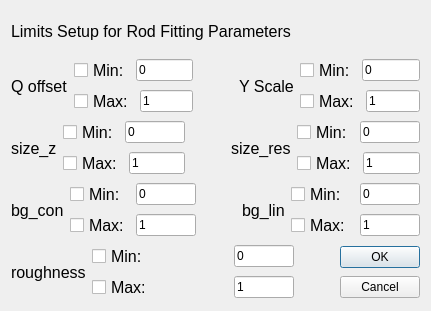
<?xml version="1.0" encoding="UTF-8"?>
<ui version="4.0">
 <class>Dialog</class>
 <widget class="QDialog" name="Dialog">
  <property name="geometry">
   <rect>
    <x>0</x>
    <y>0</y>
    <width>431</width>
    <height>311</height>
   </rect>
  </property>
  <property name="windowTitle">
   <string>Dialog</string>
  </property>
  <layout class="QGridLayout" name="gridLayout">
   <item row="0" column="0">
    <layout class="QVBoxLayout" name="verticalLayout_4">
     <item>
      <widget class="QLabel" name="label">
       <property name="sizePolicy">
        <sizepolicy hsizetype="Expanding" vsizetype="Preferred">
         <horstretch>0</horstretch>
         <verstretch>0</verstretch>
        </sizepolicy>
       </property>
       <property name="maximumSize">
        <size>
         <width>361</width>
         <height>16777215</height>
        </size>
       </property>
       <property name="font">
        <font>
         <pointsize>12</pointsize>
        </font>
       </property>
       <property name="text">
        <string>Limits Setup for Rod Fitting Parameters</string>
       </property>
      </widget>
     </item>
     <item>
      <layout class="QHBoxLayout" name="horizontalLayout_19">
       <item>
        <layout class="QHBoxLayout" name="horizontalLayout_8">
         <item>
          <widget class="QLabel" name="label_2">
           <property name="font">
            <font>
             <pointsize>12</pointsize>
            </font>
           </property>
           <property name="text">
            <string>Q offset</string>
           </property>
          </widget>
         </item>
         <item>
          <layout class="QVBoxLayout" name="verticalLayout">
           <item>
            <layout class="QHBoxLayout" name="horizontalLayout">
             <item>
              <widget class="QCheckBox" name="qoffminCB">
               <property name="font">
                <font>
                 <pointsize>12</pointsize>
                </font>
               </property>
               <property name="text">
                <string>Min:</string>
               </property>
              </widget>
             </item>
             <item>
              <widget class="QLineEdit" name="qoffminLE">
               <property name="maximumSize">
                <size>
                 <width>60</width>
                 <height>16777215</height>
                </size>
               </property>
               <property name="text">
                <string>0</string>
               </property>
              </widget>
             </item>
            </layout>
           </item>
           <item>
            <layout class="QHBoxLayout" name="horizontalLayout_2">
             <item>
              <widget class="QCheckBox" name="qoffmaxCB">
               <property name="font">
                <font>
                 <pointsize>12</pointsize>
                </font>
               </property>
               <property name="text">
                <string>Max:</string>
               </property>
              </widget>
             </item>
             <item>
              <widget class="QLineEdit" name="qoffmaxLE">
               <property name="maximumSize">
                <size>
                 <width>60</width>
                 <height>16777215</height>
                </size>
               </property>
               <property name="text">
                <string>1</string>
               </property>
              </widget>
             </item>
            </layout>
           </item>
          </layout>
         </item>
        </layout>
       </item>
       <item>
        <spacer name="horizontalSpacer">
         <property name="orientation">
          <enum>Qt::Horizontal</enum>
         </property>
         <property name="sizeType">
          <enum>QSizePolicy::Minimum</enum>
         </property>
         <property name="sizeHint" stdset="0">
          <size>
           <width>40</width>
           <height>20</height>
          </size>
         </property>
        </spacer>
       </item>
       <item>
        <layout class="QHBoxLayout" name="horizontalLayout_17">
         <item>
          <widget class="QLabel" name="label_3">
           <property name="font">
            <font>
             <pointsize>12</pointsize>
            </font>
           </property>
           <property name="text">
            <string>Y Scale</string>
           </property>
          </widget>
         </item>
         <item>
          <layout class="QVBoxLayout" name="verticalLayout_2">
           <item>
            <layout class="QHBoxLayout" name="horizontalLayout_4">
             <item>
              <widget class="QCheckBox" name="yscaleminCB">
               <property name="font">
                <font>
                 <pointsize>12</pointsize>
                </font>
               </property>
               <property name="text">
                <string>Min:</string>
               </property>
              </widget>
             </item>
             <item>
              <widget class="QLineEdit" name="yscaleminLE">
               <property name="maximumSize">
                <size>
                 <width>60</width>
                 <height>16777215</height>
                </size>
               </property>
               <property name="text">
                <string>0</string>
               </property>
              </widget>
             </item>
            </layout>
           </item>
           <item>
            <layout class="QHBoxLayout" name="horizontalLayout_5">
             <item>
              <widget class="QCheckBox" name="yscalemaxCB">
               <property name="font">
                <font>
                 <pointsize>12</pointsize>
                </font>
               </property>
               <property name="text">
                <string>Max:</string>
               </property>
              </widget>
             </item>
             <item>
              <widget class="QLineEdit" name="yscalemaxLE">
               <property name="maximumSize">
                <size>
                 <width>60</width>
                 <height>16777215</height>
                </size>
               </property>
               <property name="text">
                <string>1</string>
               </property>
              </widget>
             </item>
            </layout>
           </item>
          </layout>
         </item>
        </layout>
       </item>
      </layout>
     </item>
     <item>
      <layout class="QHBoxLayout" name="horizontalLayout_12">
       <item>
        <layout class="QHBoxLayout" name="horizontalLayout_18">
         <item>
          <widget class="QLabel" name="label_4">
           <property name="font">
            <font>
             <pointsize>12</pointsize>
            </font>
           </property>
           <property name="text">
            <string>size_z</string>
           </property>
          </widget>
         </item>
         <item>
          <layout class="QVBoxLayout" name="verticalLayout_7">
           <item>
            <layout class="QHBoxLayout" name="horizontalLayout_6">
             <item>
              <widget class="QCheckBox" name="sizeminCB">
               <property name="font">
                <font>
                 <pointsize>12</pointsize>
                </font>
               </property>
               <property name="text">
                <string>Min:</string>
               </property>
              </widget>
             </item>
             <item>
              <widget class="QLineEdit" name="sizeminLE">
               <property name="maximumSize">
                <size>
                 <width>60</width>
                 <height>16777215</height>
                </size>
               </property>
               <property name="text">
                <string>0</string>
               </property>
              </widget>
             </item>
            </layout>
           </item>
           <item>
            <layout class="QHBoxLayout" name="horizontalLayout_7">
             <item>
              <widget class="QCheckBox" name="sizemaxCB">
               <property name="font">
                <font>
                 <pointsize>12</pointsize>
                </font>
               </property>
               <property name="text">
                <string>Max:</string>
               </property>
              </widget>
             </item>
             <item>
              <widget class="QLineEdit" name="sizemaxLE">
               <property name="maximumSize">
                <size>
                 <width>60</width>
                 <height>16777215</height>
                </size>
               </property>
               <property name="text">
                <string>1</string>
               </property>
              </widget>
             </item>
            </layout>
           </item>
          </layout>
         </item>
        </layout>
       </item>
       <item>
        <spacer name="horizontalSpacer_2">
         <property name="orientation">
          <enum>Qt::Horizontal</enum>
         </property>
         <property name="sizeType">
          <enum>QSizePolicy::Minimum</enum>
         </property>
         <property name="sizeHint" stdset="0">
          <size>
           <width>40</width>
           <height>20</height>
          </size>
         </property>
        </spacer>
       </item>
       <item>
        <layout class="QHBoxLayout" name="horizontalLayout_3">
         <item>
          <widget class="QLabel" name="label_5">
           <property name="font">
            <font>
             <pointsize>12</pointsize>
            </font>
           </property>
           <property name="text">
            <string>size_res</string>
           </property>
          </widget>
         </item>
         <item>
          <layout class="QVBoxLayout" name="verticalLayout_3">
           <item>
            <layout class="QHBoxLayout" name="horizontalLayout_9">
             <item>
              <widget class="QCheckBox" name="sizeresminCB">
               <property name="font">
                <font>
                 <pointsize>12</pointsize>
                </font>
               </property>
               <property name="text">
                <string>Min:</string>
               </property>
              </widget>
             </item>
             <item>
              <widget class="QLineEdit" name="sizeresminLE">
               <property name="maximumSize">
                <size>
                 <width>60</width>
                 <height>16777215</height>
                </size>
               </property>
               <property name="text">
                <string>0</string>
               </property>
              </widget>
             </item>
            </layout>
           </item>
           <item>
            <layout class="QHBoxLayout" name="horizontalLayout_10">
             <item>
              <widget class="QCheckBox" name="sizeresmaxCB">
               <property name="font">
                <font>
                 <pointsize>12</pointsize>
                </font>
               </property>
               <property name="text">
                <string>Max:</string>
               </property>
              </widget>
             </item>
             <item>
              <widget class="QLineEdit" name="sizeresmaxLE">
               <property name="maximumSize">
                <size>
                 <width>60</width>
                 <height>16777215</height>
                </size>
               </property>
               <property name="text">
                <string>1</string>
               </property>
              </widget>
             </item>
            </layout>
           </item>
          </layout>
         </item>
        </layout>
       </item>
      </layout>
     </item>
     <item>
      <layout class="QHBoxLayout" name="horizontalLayout_24">
       <item>
        <layout class="QHBoxLayout" name="horizontalLayout_20">
         <item>
          <widget class="QLabel" name="label_6">
           <property name="font">
            <font>
             <pointsize>12</pointsize>
            </font>
           </property>
           <property name="text">
            <string>bg_con</string>
           </property>
          </widget>
         </item>
         <item>
          <layout class="QVBoxLayout" name="verticalLayout_6">
           <item>
            <layout class="QHBoxLayout" name="horizontalLayout_15">
             <item>
              <widget class="QCheckBox" name="bgconminCB">
               <property name="font">
                <font>
                 <pointsize>12</pointsize>
                </font>
               </property>
               <property name="text">
                <string>Min:</string>
               </property>
              </widget>
             </item>
             <item>
              <widget class="QLineEdit" name="bgconminLE">
               <property name="maximumSize">
                <size>
                 <width>60</width>
                 <height>16777215</height>
                </size>
               </property>
               <property name="text">
                <string>0</string>
               </property>
              </widget>
             </item>
            </layout>
           </item>
           <item>
            <layout class="QHBoxLayout" name="horizontalLayout_16">
             <item>
              <widget class="QCheckBox" name="bgconmaxCB">
               <property name="font">
                <font>
                 <pointsize>12</pointsize>
                </font>
               </property>
               <property name="text">
                <string>Max:</string>
               </property>
              </widget>
             </item>
             <item>
              <widget class="QLineEdit" name="bgconmaxLE">
               <property name="maximumSize">
                <size>
                 <width>60</width>
                 <height>16777215</height>
                </size>
               </property>
               <property name="text">
                <string>1</string>
               </property>
              </widget>
             </item>
            </layout>
           </item>
          </layout>
         </item>
        </layout>
       </item>
       <item>
        <spacer name="horizontalSpacer_3">
         <property name="orientation">
          <enum>Qt::Horizontal</enum>
         </property>
         <property name="sizeType">
          <enum>QSizePolicy::Minimum</enum>
         </property>
         <property name="sizeHint" stdset="0">
          <size>
           <width>40</width>
           <height>20</height>
          </size>
         </property>
        </spacer>
       </item>
       <item>
        <layout class="QHBoxLayout" name="horizontalLayout_21">
         <item>
          <widget class="QLabel" name="label_8">
           <property name="font">
            <font>
             <pointsize>12</pointsize>
            </font>
           </property>
           <property name="text">
            <string>bg_lin</string>
           </property>
          </widget>
         </item>
         <item>
          <layout class="QVBoxLayout" name="verticalLayout_9">
           <item>
            <layout class="QHBoxLayout" name="horizontalLayout_22">
             <item>
              <widget class="QCheckBox" name="bglinminCB">
               <property name="font">
                <font>
                 <pointsize>12</pointsize>
                </font>
               </property>
               <property name="text">
                <string>Min:</string>
               </property>
              </widget>
             </item>
             <item>
              <widget class="QLineEdit" name="bglinminLE">
               <property name="maximumSize">
                <size>
                 <width>60</width>
                 <height>16777215</height>
                </size>
               </property>
               <property name="text">
                <string>0</string>
               </property>
              </widget>
             </item>
            </layout>
           </item>
           <item>
            <layout class="QHBoxLayout" name="horizontalLayout_23">
             <item>
              <widget class="QCheckBox" name="bglinmaxCB">
               <property name="font">
                <font>
                 <pointsize>12</pointsize>
                </font>
               </property>
               <property name="text">
                <string>Max:</string>
               </property>
              </widget>
             </item>
             <item>
              <widget class="QLineEdit" name="bglinmaxLE">
               <property name="maximumSize">
                <size>
                 <width>60</width>
                 <height>16777215</height>
                </size>
               </property>
               <property name="text">
                <string>1</string>
               </property>
              </widget>
             </item>
            </layout>
           </item>
          </layout>
         </item>
        </layout>
       </item>
      </layout>
     </item>
     <item>
      <layout class="QHBoxLayout" name="horizontalLayout_25">
       <item>
        <layout class="QHBoxLayout" name="horizontalLayout_11">
         <item>
          <widget class="QLabel" name="label_7">
           <property name="font">
            <font>
             <pointsize>12</pointsize>
            </font>
           </property>
           <property name="text">
            <string>roughness</string>
           </property>
          </widget>
         </item>
         <item>
          <layout class="QVBoxLayout" name="verticalLayout_5">
           <item>
            <layout class="QHBoxLayout" name="horizontalLayout_13">
             <item>
              <widget class="QCheckBox" name="roughminCB">
               <property name="font">
                <font>
                 <pointsize>12</pointsize>
                </font>
               </property>
               <property name="text">
                <string>Min:</string>
               </property>
              </widget>
             </item>
             <item>
              <widget class="QLineEdit" name="roughminLE">
               <property name="maximumSize">
                <size>
                 <width>60</width>
                 <height>16777215</height>
                </size>
               </property>
               <property name="text">
                <string>0</string>
               </property>
              </widget>
             </item>
            </layout>
           </item>
           <item>
            <layout class="QHBoxLayout" name="horizontalLayout_14">
             <item>
              <widget class="QCheckBox" name="roughmaxCB">
               <property name="font">
                <font>
                 <pointsize>12</pointsize>
                </font>
               </property>
               <property name="text">
                <string>Max:</string>
               </property>
              </widget>
             </item>
             <item>
              <widget class="QLineEdit" name="roughmaxLE">
               <property name="maximumSize">
                <size>
                 <width>60</width>
                 <height>16777215</height>
                </size>
               </property>
               <property name="text">
                <string>1</string>
               </property>
              </widget>
             </item>
            </layout>
           </item>
          </layout>
         </item>
        </layout>
       </item>
       <item>
        <spacer name="horizontalSpacer_4">
         <property name="orientation">
          <enum>Qt::Horizontal</enum>
         </property>
         <property name="sizeType">
          <enum>QSizePolicy::Minimum</enum>
         </property>
         <property name="sizeHint" stdset="0">
          <size>
           <width>40</width>
           <height>20</height>
          </size>
         </property>
        </spacer>
       </item>
       <item>
        <layout class="QVBoxLayout" name="verticalLayout_8">
         <item>
          <widget class="QPushButton" name="okPB">
           <property name="text">
            <string>OK</string>
           </property>
          </widget>
         </item>
         <item>
          <widget class="QPushButton" name="cancelPB">
           <property name="text">
            <string>Cancel</string>
           </property>
          </widget>
         </item>
        </layout>
       </item>
      </layout>
     </item>
    </layout>
   </item>
  </layout>
 </widget>
 <resources/>
 <connections/>
</ui>
